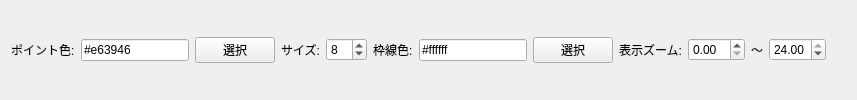
          <widget class="QWidget" name="widgetPoint">
           <layout class="QHBoxLayout" name="layoutPoint">
            <item>
             <widget class="QLabel" name="lblPointColor">
              <property name="text">
               <string>ポイント色:</string>
              </property>
             </widget>
            </item>
            <item>
             <widget class="QLineEdit" name="txtPointColor">
              <property name="text">
               <string>#e63946</string>
              </property>
              <property name="maximumWidth">
               <number>90</number>
              </property>
             </widget>
            </item>
            <item>
             <widget class="QPushButton" name="btnPointColor">
              <property name="text">
               <string>選択</string>
              </property>
              <property name="maximumWidth">
               <number>52</number>
              </property>
             </widget>
            </item>
            <item>
             <widget class="QLabel" name="lblPointSize">
              <property name="text">
               <string>サイズ:</string>
              </property>
             </widget>
            </item>
            <item>
             <widget class="QSpinBox" name="spinPointSize">
              <property name="minimum">
               <number>2</number>
              </property>
              <property name="maximum">
               <number>30</number>
              </property>
              <property name="value">
               <number>8</number>
              </property>
              <property name="maximumWidth">
               <number>70</number>
              </property>
             </widget>
            </item>
            <item>
             <widget class="QLabel" name="lblPointStroke">
              <property name="text">
               <string>枠線色:</string>
              </property>
             </widget>
            </item>
            <item>
             <widget class="QLineEdit" name="txtPointStroke">
              <property name="text">
               <string>#ffffff</string>
              </property>
              <property name="maximumWidth">
               <number>90</number>
              </property>
             </widget>
            </item>
            <item>
             <widget class="QPushButton" name="btnPointStroke">
              <property name="text">
               <string>選択</string>
              </property>
              <property name="maximumWidth">
               <number>52</number>
              </property>
             </widget>
            </item>
            <item>
             <widget class="QLabel" name="lblPointZoom">
              <property name="text"><string>表示ズーム:</string></property>
             </widget>
            </item>
            <item>
             <widget class="QDoubleSpinBox" name="spinPointMinZoom">
              <property name="minimum"><double>0.0</double></property>
              <property name="maximum"><double>24.0</double></property>
              <property name="value"><double>0.0</double></property>
              <property name="maximumWidth"><number>70</number></property>
             </widget>
            </item>
            <item>
             <widget class="QLabel" name="lblPointZoomTo">
              <property name="text"><string>～</string></property>
             </widget>
            </item>
            <item>
             <widget class="QDoubleSpinBox" name="spinPointMaxZoom">
              <property name="minimum"><double>0.0</double></property>
              <property name="maximum"><double>24.0</double></property>
              <property name="value"><double>24.0</double></property>
              <property name="maximumWidth"><number>70</number></property>
             </widget>
            </item>
            <item>
             <spacer name="spacerPoint">
              <property name="orientation">
               <enum>Qt::Horizontal</enum>
              </property>
              <property name="sizeHint" stdset="0">
               <size>
                <width>20</width>
                <height>20</height>
               </size>
              </property>
             </spacer>
            </item>
           </layout>
          </widget>
